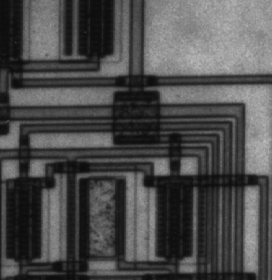
#> input picture Lab_Edge_Detection_STD/Lab_Edge_Detection_STD/circuit.tif, 272 x 280 px
$ jupyter execute Lab_Edge_Detection_STD.ipynb   (shell and % lines are left out)
#> lines starting #> are read from the running program, lines starting #| are printed output that depends on the picture; after the words box and inside, x2 and y2 are one past the last pixel; in counts of white or black regions, pixels touching at a corner belong together
### Lab_Edge_Detection_STD/Lab_Edge_Detection_STD/commonfunctions.py


import skimage.io as io
import matplotlib.pyplot as plt
import numpy as np
from skimage.exposure import histogram
from matplotlib.pyplot import bar
from skimage.color import rgb2gray,rgb2hsv

# Convolution:
from scipy.signal import convolve2d
from scipy import fftpack
import math

from skimage.util import random_noise
from skimage.filters import median
from skimage.feature import canny


# Edges
from skimage.filters import sobel_h, sobel, sobel_v,roberts, prewitt

# Show the figures / plots inside the notebook
def show_images(images,titles=None):
    #This function is used to show image(s) with titles by sending an array of images and an array of associated titles.
    # images[0] will be drawn with the title titles[0] if exists
    # You aren't required to understand this function, use it as-is.
    n_ims = len(images)
    if titles is None: titles = ['(%d)' % i for i in range(1,n_ims + 1)]
    fig = plt.figure()
    n = 1
    for image,title in zip(images,titles):
        a = fig.add_subplot(1,n_ims,n)
        if image.ndim == 2:
            plt.gray()
        plt.imshow(image)
        a.set_title(title)
        n += 1
    fig.set_size_inches(np.array(fig.get_size_inches()) * n_ims)
    plt.show()


# [6 lines left out: function showHist, not called in this run]

### Lab_Edge_Detection_STD/Lab_Edge_Detection_STD/Lab_Edge_Detection_STD.ipynb
# Lab 4 - part2
### Edge Detection

https://github.com/scikit-image/scikit-image/blob/master/skimage/filters/edges.py

http://scikit-image.org/docs/0.11.x/auto_examples/plot_edge_filter.html

http://scikit-image.org/docs/dev/auto_examples/edges/plot_canny.html

[cell 1]
from commonfunctions import *
from skimage.filters import gaussian,laplace
from scipy.signal import convolve2d
from skimage.exposure import rescale_intensity

[cell 2]
circuit_grey=io.imread("circuit.tif", as_gray=True)
#> circuit_grey is the input picture: shape (280, 272); min 12, max 191, mean 76.3
io.imshow(circuit_grey)
io.show()
'''
we can notice the noise produced by roberts technique because of its 2*2 filters

when we apply sobel in H we mean to detect the horizonatal edgedes, we can notice that unedged areas colored by mid gray color
that's happened because when we apply convolution by sobel filter we in fact are getting the first derivative, so when we are going from white area to black area the result will be negative value, and when we are going from black area to white area the result is a poitive value, if the color is constant then the result will be 0
we now obtain a matrix of zeros, negatives and positives in the next step we are applying normalization so negatives are transformed to zeros, zeros are transformed to mid value, positives are transformed to high value (255)

when we apply canny with sigma=0 we are keeping all noise (or in other words all undesired and unimportant edges)
we notice when we apply canny with higher sigma the output will be more accurate due to the smoothing step but also if sigma get very high value we are discarding a lot of details so the output will keep only the most strongest edges in the image like the output of canny with sigma=4

when applying canny with sigma 1 and tuning the values of lower and upper thresholding we are providing information about which edges we are caring about, the idea of upper and lower thresholding that:
maybe there is strong edge in part of the image so it will have a high value and will be detected as an edge but if it's connected to another strong edge via a weak edge , the output will have disconnected edges because we will discard the in-between range, to solve this problem we are deciding upper and lower thresholding to give an information "take this pixel into interest if its neighbours also are lying in-between range or in the upper range"

'''
roberts = roberts(circuit_grey)
prewitt = prewitt(circuit_grey)
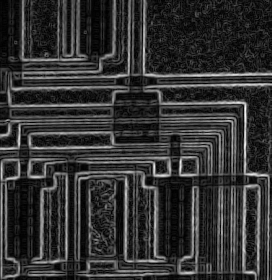
#> prewitt: shape (280, 272) float64; min 0, max 0.224, mean 0.0444; drawn with min black and max white
sobel_horizontal = sobel_h(circuit_grey)
sobel_vertical = sobel_v(circuit_grey)
sobel = sobel(circuit_grey)
# io.imshow(sobel_horizontal)
# io.show()
canny_nosigma =canny(circuit_grey,sigma=0)
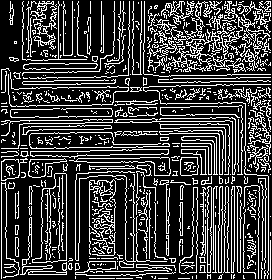
#> canny_nosigma: shape (280, 272) bool; 24.3% white in thin lines or dots
canny1 =canny(circuit_grey)
#> canny1: shape (280, 272) bool; 14% white in thin lines or dots
canny2 =canny(circuit_grey, sigma=2)
#> canny2: shape (280, 272) bool; 7% white in thin lines or dots
canny4 =canny(circuit_grey, sigma=4)
#> canny4: shape (280, 272) bool; 3.6% white in thin lines or dots
canny1_thresholding40 =canny(circuit_grey,sigma=1,low_threshold=40,high_threshold=60)
#> canny1_thresholding40: shape (280, 272) bool; 12.3% white in thin lines or dots
canny1_thresholding70 =canny(circuit_grey,sigma=1,low_threshold=100,high_threshold=150)
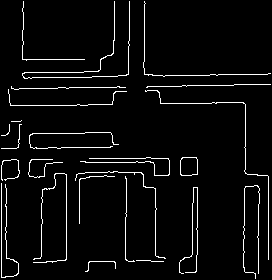
#> canny1_thresholding70: shape (280, 272) bool; 4.4% white in thin lines or dots

show_images([roberts,prewitt,sobel_horizontal,sobel_vertical,sobel],["roberts","prewitt","h","v","Sobel"])
#> in show_images, `n_ims = len(images)`: n_ims = 5
#> the loop in show_images, `for image,title in zip(images,titles):` made 5 passes
#> title on passes 1 to 5: 'roberts', 'prewitt', 'h', 'v', 'Sobel'
#> after the loop in show_images, `for image,title in zip(images,titles):`: n = 6
show_images([canny_nosigma,canny1,canny2,canny4],["sigma=0","sigma=1","segma=2","sigma=4"])
#> the loop in show_images (call 2), `for image,title in zip(images,titles):` made 4 passes
#> title on passes 1 to 4: 'sigma=0', 'sigma=1', 'segma=2', 'sigma=4'
show_images([canny1_thresholding40,canny1_thresholding70],["sigme=1, thresholding 40->60","sigme=1, thresholding 70->105"])

'''
1. Built-in Sobel, Prewill, Roberts
2. Custom Sobel (V-H-Both)
3. Custom LoG
'''

[cell 3]
# 1. Built-in Sobel, Prewill, Roberts
img = rgb2gray(io.imread('circuit.tif'))

[cell 4]
# 2. Custom Sobel (V-H-Both)
def Sobel(img_path,threshold):
    #to be similar to the implemented one flip the negatives and positives
#> called with img_path = 'circuit.tif', threshold = 105
    hy=np.array([
    (-1,0,1),
    (-2,0,2),
    (-1,0,1)
    ])
    hx=np.array([
    (-1,-2,-1),
    (0,0,0),
    (1,2,1)
    ])
    img=io.imread(img_path,as_gray=True)
    sobel_horizontal=convolve2d(img, hx, boundary='symm', mode='same')
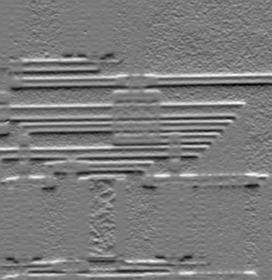
#> sobel_horizontal: shape (280, 272) int64; min -273, max 293, mean 1.9; drawn with min black and max white
    sobel_vertical=convolve2d(img, hy, boundary='symm', mode='same')
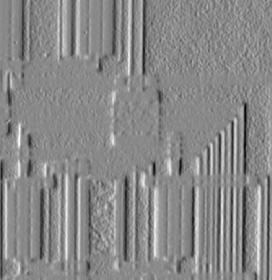
#> sobel_vertical: shape (280, 272) int64; min -324, max 277, mean -2.3; drawn with min black and max white
    sobeled=np.sqrt((np.square(sobel_horizontal)+np.square(sobel_vertical)))
    thresholded=np.copy(sobeled)
    thresholded[(thresholded<threshold)]=0
    thresholded[(thresholded>=threshold)]=255
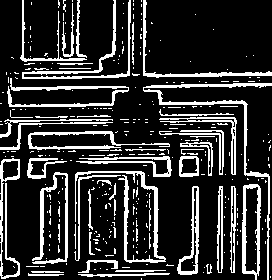
#> thresholded: shape (280, 272) float64; 19.3% white; 341 white regions (288 under 20 px), largest, box (x1, y1, x2, y2) and area: (143, 83, 272, 280) 1238, (75, 171, 166, 263) 1039, (22, 0, 131, 79) 893
    return sobel_horizontal,sobel_vertical,sobeled,thresholded

[cell 5]
img=io.imread("circuit.tif",as_gray=True)
io.imshow(img)
io.show()
sobel_horizontal,sobel_vertical,sobeled,thresholded=Sobel("circuit.tif",105)
show_images([sobel_horizontal,sobel_vertical,sobeled],["horizontal edges","vertical edges","Sobel output"])
show_images([thresholded],["after threshold"])

[cell 6]
'''
Optional
1-Make edge detection
2-Multiply by factor < 1
3-Subtract (Orginal Image) - (Edge Detection Image)
'''

[cell 7]
# 3. Custom LoG
thres= 20
#/home/belal/Downloads/untitled.png
img = io.imread('circuit.tif',as_gray=True)
filtered_img=gaussian(image=img,sigma=1)
filtered_img=np.array(filtered_img*255,dtype= np.uint8)

f1=np.array([
    [ 0, 1, 0],
    [ 1,-4, 1],
    [ 0, 1, 0]
])
f2=np.array([
    [-1,-1,-1],
    [-1, 8,-1],
    [-1,-1,-1]
])
f1_img=convolve2d(filtered_img,f1)
f2_img=convolve2d(filtered_img,f2)

f1_img=np.abs(f1_img)
vec_f1_img=np.reshape(f1_img,(f1_img.shape[0]*f1_img.shape[1],1))
vec_f1_img[vec_f1_img>9]=255
vec_f1_img[vec_f1_img<9]=0
f1_img=np.reshape(vec_f1_img,(f1_img.shape[0],f1_img.shape[1]))
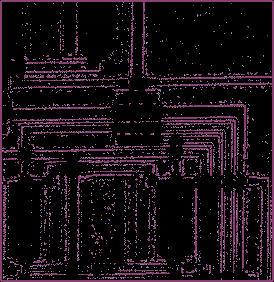
#> f1_img: shape (282, 274) int64; 3 distinct labels, from 0 to 255; one colour per label, 0 black

f2_img=np.abs(f2_img)
vec_f2_img=np.reshape(f2_img,(f2_img.shape[0]*f2_img.shape[1],1))
vec_f2_img[vec_f2_img>25]=255
vec_f2_img[vec_f2_img<25]=0
f2_img=np.reshape(vec_f2_img,(f2_img.shape[0],f2_img.shape[1]))
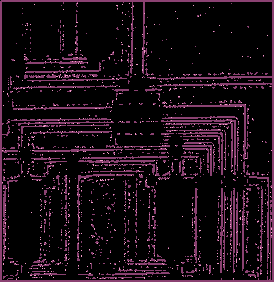
#> f2_img: shape (282, 274) int64; 3 distinct labels, from 0 to 255; one colour per label, 0 black

lplc = laplace(filtered_img,ksize=5)
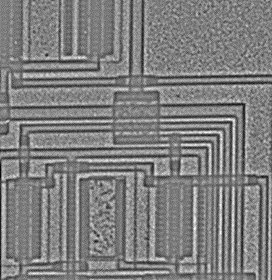
#> lplc: shape (280, 272) float64; min -0.0863, max 0.0863, mean -1.81e-19; drawn with min black and max white
show_images( [img, f1_img,f2_img,np.abs(lplc)],['img', 'f1_img','f2_img','skImage lplc'])
#> in show_images (call 6), `n_ims = len(images)`: n_ims = 4
#> the loop in show_images (call 6), `for image,title in zip(images,titles):` made 4 passes
#> after the loop in show_images (call 6), `for image,title in zip(images,titles):`: n = 5
#> in show_images (call 6), `plt.show()`:
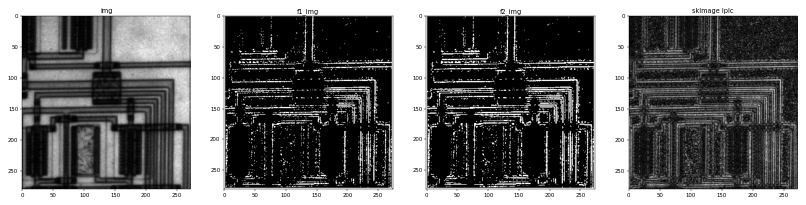
#> figure drawn by matplotlib, 4 panels
